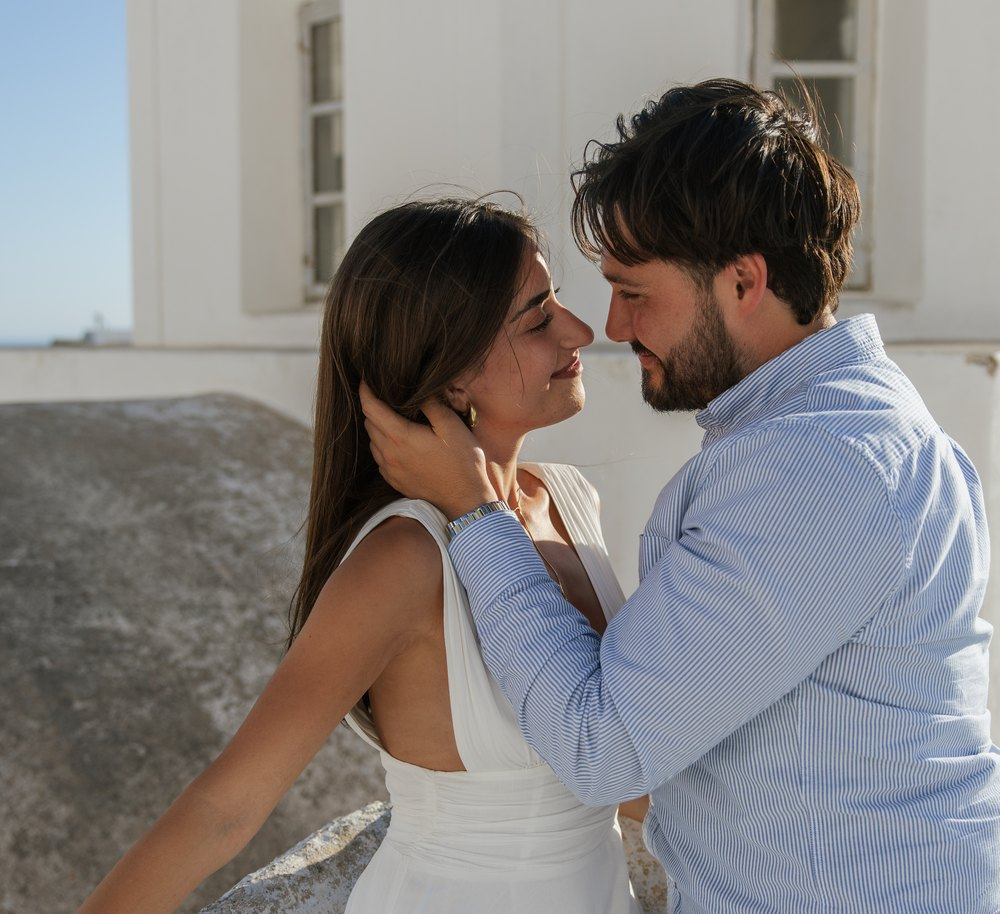
#> input picture images/strip-1.jpg, 1000 x 914 px, given in place of image.png, which was not available
$ python make_passport_svg.py
#> lines starting #> are read from the running program, lines starting #| are printed output that depends on the picture; pictures that were not available may be replaced by others from this repository, and a replacement may not be noted
"""Generates partials/passport-card.svg (the coded passport collage) and the three strip placeholder photos."""
import math, cv2

W, H = 882, 1800  # card is u wide, 2.04u tall

# ---------- heart scallops ----------
def heart_pt(t, s, cx, cy):
    x = 16 * math.sin(t) ** 3
    y = 13 * math.cos(t) - 5 * math.cos(2 * t) - 2 * math.cos(3 * t) - math.cos(4 * t)
    return cx + x * s, cy - y * s

def heart_path(s, cx, cy, n=120):
    pts = [heart_pt(2 * math.pi * i / n, s, cx, cy) for i in range(n)]
    return "M" + " L".join(f"{x:.1f} {y:.1f}" for x, y in pts) + "Z"

def scallops(s, cx, cy, r, step):
    # evenly spaced circles along the heart outline
#> called with s = 12.6, cx = 572, cy = 1165, r = 30, step = 34
    pts, n = [], 2000
    raw = [heart_pt(2 * math.pi * i / n, s, cx, cy) for i in range(n)]
    acc, last = 0, raw[0]
    pts.append(last)
    for p in raw[1:]:
        acc += math.dist(p, last); last = p
        if acc >= step:
            pts.append(p); acc = 0
    return "".join(f'<circle cx="{x:.1f}" cy="{y:.1f}" r="{r}"/>' for x, y in pts), pts

HCX, HCY = 572, 1165
outer_s, inner_s = 12.6, 9.4
sc_circles, sc_pts = scallops(outer_s, HCX, HCY, 30, 34)
ruffle_lines = "".join(
    f'<line x1="{x:.1f}" y1="{y:.1f}" x2="{HCX + (x - HCX) * .78:.1f}" y2="{HCY - 20 + (y - HCY + 20) * .78:.1f}"/>'
    for x, y in sc_pts)

PLANE = "M21 16v-2l-8-5V3.5c0-.83-.67-1.5-1.5-1.5S10 2.67 10 3.5V9l-8 5v2l8-2.5V19l-2 1.5V22l3.5-1 3.5 1v-1.5L13 19v-5.5l8 2.5z"

def petal(cx, cy, rx, ry, rot, fill="url(#petal)"):
    return f'<ellipse cx="{cx}" cy="{cy}" rx="{rx}" ry="{ry}" transform="rotate({rot} {cx} {cy})" fill="{fill}" stroke="#e6dccb" stroke-width="1.2"/>'

rose = "".join([
    petal(116, 500, 52, 30, -12), petal(156, 482, 42, 28, 38), petal(80, 478, 40, 26, -58),
    petal(150, 506, 40, 22, -18), petal(92, 508, 38, 22, 16),
    petal(134, 456, 38, 28, 12), petal(100, 458, 34, 26, -30), petal(122, 446, 28, 22, 0),
    petal(124, 478, 34, 26, 20, "url(#petalIn)"), petal(112, 484, 24, 18, -35, "url(#petalIn)"),
    petal(132, 470, 18, 14, 50, "url(#petalIn)"),
    '<circle cx="121" cy="478" r="8" fill="#ead8a0" opacity=".85"/>',
    '<path d="M100 470 C110 462 128 462 140 470" fill="none" stroke="#e2d6bf" stroke-width="1.5"/>',
])

def lily(x, y, rot, s=1):
    return (f'<g transform="translate({x} {y}) rotate({rot}) scale({s})">'
            '<path d="M0 0 C-30 -10 -48 -42 -40 -70 C-22 -60 -8 -60 0 -78 C8 -60 22 -60 40 -70 C48 -42 30 -10 0 0Z" fill="url(#petal)" stroke="#e2d8c6" stroke-width="1.2"/>'
            '<path d="M0 -6 C-14 -20 -18 -44 -12 -60 M0 -6 C14 -20 18 -44 12 -60" fill="none" stroke="#e8dfcf" stroke-width="1.2"/>'
            '<path d="M0 -4 L2 -40" stroke="#e8cf6a" stroke-width="4" stroke-linecap="round"/>'
            '<path d="M0 0 C2 10 0 22 -4 30" fill="none" stroke="#8fa77a" stroke-width="7" stroke-linecap="round"/>'
            '</g>')

svg = f'''<svg class="passport-art" viewBox="0 0 {W} {H}" preserveAspectRatio="xMidYMid slice" aria-hidden="true">
  <defs>
    <linearGradient id="pp-bg" x1="0" y1="0" x2="0" y2="1">
      <stop offset="0" stop-color="#f4eee8"/><stop offset=".55" stop-color="#f1e8de"/><stop offset="1" stop-color="#efe3d4"/>
    </linearGradient>
    <filter id="pp-linen" x="0" y="0" width="100%" height="100%">
      <feTurbulence type="fractalNoise" baseFrequency="0.9 0.012" numOctaves="2" seed="3" result="a"/>
      <feTurbulence type="fractalNoise" baseFrequency="0.012 0.9" numOctaves="2" seed="5" result="b"/>
      <feBlend in="a" in2="b" mode="multiply" result="n"/>
      <feColorMatrix in="n" type="matrix" values="0 0 0 0 .55  0 0 0 0 .45  0 0 0 0 .35  0 0 0 -.9 .62" result="tint"/>
      <feComposite in="tint" in2="SourceGraphic" operator="in" result="t"/>
      <feMerge><feMergeNode in="SourceGraphic"/><feMergeNode in="t"/></feMerge>
    </filter>
    <filter id="pp-soft" x="-30%" y="-30%" width="160%" height="160%"><feGaussianBlur stdDeviation="18"/></filter>
    <filter id="pp-shadow" x="-20%" y="-20%" width="140%" height="140%">
      <feDropShadow dx="3" dy="8" stdDeviation="9" flood-color="#6d5b44" flood-opacity=".28"/>
    </filter>
    <filter id="pp-shadow-sm" x="-20%" y="-20%" width="140%" height="140%">
      <feDropShadow dx="2" dy="4" stdDeviation="4" flood-color="#5d4e3a" flood-opacity=".3"/>
    </filter>
    <filter id="pp-emboss" x="-10%" y="-10%" width="120%" height="120%">
      <feDropShadow dx="-1.2" dy="-1.2" stdDeviation=".5" flood-color="#fff" flood-opacity=".95" result="h"/>
      <feDropShadow dx="1.5" dy="1.8" stdDeviation=".8" flood-color="#8d7a5c" flood-opacity=".65"/>
    </filter>
    <filter id="pp-paper" x="0" y="0" width="100%" height="100%">
      <feTurbulence type="fractalNoise" baseFrequency=".8" numOctaves="2" seed="9" result="n"/>
      <feColorMatrix in="n" type="matrix" values="0 0 0 0 .4  0 0 0 0 .4  0 0 0 0 .4  0 0 0 -1.2 .75" result="g"/>
      <feComposite in="g" in2="SourceGraphic" operator="in" result="t"/>
      <feMerge><feMergeNode in="SourceGraphic"/><feMergeNode in="t"/></feMerge>
    </filter>
    <filter id="pp-bw"><feColorMatrix type="saturate" values="0"/></filter>
    <linearGradient id="pp-cover" x1="0" y1="0" x2="1" y2="1">
      <stop offset="0" stop-color="#e3e1dd"/><stop offset=".5" stop-color="#d9d6d1"/><stop offset="1" stop-color="#cfccc6"/>
    </linearGradient>
    <linearGradient id="pp-env-back" x1="0" y1="0" x2="0" y2="1">
      <stop offset="0" stop-color="#c2c6cc"/><stop offset="1" stop-color="#babfc6"/>
    </linearGradient>
    <linearGradient id="pp-env-front" x1="0" y1="0" x2="0" y2="1">
      <stop offset="0" stop-color="#d1d4d9"/><stop offset="1" stop-color="#c8ccd2"/>
    </linearGradient>
    <radialGradient id="pp-wax" cx="38%" cy="32%" r="75%">
      <stop offset="0" stop-color="#faf5ea"/><stop offset=".6" stop-color="#ebe0cc"/><stop offset="1" stop-color="#d3c3a6"/>
    </radialGradient>
    <radialGradient id="pp-cushion" cx="45%" cy="40%" r="65%">
      <stop offset="0" stop-color="#fbf6ec"/><stop offset=".7" stop-color="#f1e6d3"/><stop offset="1" stop-color="#e2d2b8"/>
    </radialGradient>
    <radialGradient id="pp-ruffle" cx="50%" cy="45%" r="60%">
      <stop offset=".6" stop-color="#efe3cf"/><stop offset="1" stop-color="#e4d4b9"/>
    </radialGradient>
    <linearGradient id="pp-gold" x1="0" y1="0" x2="1" y2="1">
      <stop offset="0" stop-color="#e8cd94"/><stop offset=".5" stop-color="#b98d4d"/><stop offset="1" stop-color="#ddbf82"/>
    </linearGradient>
    <radialGradient id="petal" cx="40%" cy="35%" r="80%">
      <stop offset="0" stop-color="#ffffff"/><stop offset=".7" stop-color="#f6f1e7"/><stop offset="1" stop-color="#e3dac8"/>
    </radialGradient>
    <radialGradient id="petalIn" cx="50%" cy="50%" r="70%">
      <stop offset="0" stop-color="#f3ead6"/><stop offset="1" stop-color="#fbf8f1"/>
    </radialGradient>
    <clipPath id="pp-ph1"><rect x="0" y="0" width="212" height="196"/></clipPath>
  </defs>

  <!-- linen background + silk -->
  <rect width="{W}" height="{H}" fill="url(#pp-bg)" filter="url(#pp-linen)"/>
  <g filter="url(#pp-soft)" fill="#fff" opacity=".5" transform="rotate(-8 441 1300)">
    <path d="M-40 1060 C140 1000 300 1090 460 1040 C620 990 760 1060 940 1010 L940 1090 C760 1140 620 1070 460 1120 C300 1170 140 1080 -40 1140Z"/>
    <path d="M-40 1300 C160 1230 330 1330 500 1270 C670 1210 790 1290 940 1240 L940 1320 C790 1370 670 1290 500 1350 C330 1410 160 1310 -40 1380Z" opacity=".8"/>
    <path d="M-40 1560 C160 1500 330 1590 520 1530 C700 1470 800 1550 940 1510 L940 1610 C800 1650 700 1570 520 1630 C330 1690 160 1600 -40 1660Z" opacity=".7"/>
  </g>

  <!-- envelope back -->
  <g filter="url(#pp-shadow)">
    <rect x="158" y="548" width="632" height="502" rx="4" fill="url(#pp-env-back)"/>
  </g>
  <path d="M170 560 L480 790 L778 560Z" fill="#ece3d4"/>

  <!-- photo strip -->
  <g transform="rotate(1.6 665 390)" filter="url(#pp-shadow-sm)">
    <rect x="532" y="62" width="262" height="648" fill="#fbfbfa"/>
    <text x="543" y="98" font-size="11" fill="#555" font-family="Arial">&#x25AA;&#x25AA;</text>
    <text x="772" y="330" font-size="11" fill="#555" font-family="Arial">&#x25AA;&#x25AA;</text>
    <g transform="translate(557 78)"><rect width="212" height="196" fill="#bbb"/>
      <image href="images/strip-1.jpg" width="212" height="196" preserveAspectRatio="xMidYMid slice" clip-path="url(#pp-ph1)" filter="url(#pp-bw)"/></g>
    <g transform="translate(557 288)"><rect width="212" height="196" fill="#bbb"/>
      <image href="images/strip-2.jpg" width="212" height="196" preserveAspectRatio="xMidYMid slice" clip-path="url(#pp-ph1)" filter="url(#pp-bw)"/></g>
    <g transform="translate(557 498)"><rect width="212" height="196" fill="#bbb"/>
      <image href="images/strip-3.jpg" width="212" height="196" preserveAspectRatio="xMidYMid slice" clip-path="url(#pp-ph1)" filter="url(#pp-bw)"/></g>
  </g>

  <!-- passport -->
  <g transform="rotate(-2.5 355 425)" filter="url(#pp-shadow)">
    <rect x="148" y="160" width="412" height="530" rx="24" fill="url(#pp-cover)" filter="url(#pp-paper)"/>
    <rect x="148" y="160" width="26" height="530" rx="12" fill="#fff" opacity=".35"/>
    <rect x="160" y="172" width="388" height="506" rx="16" fill="none" stroke="#f3f1ec" stroke-width="2" stroke-dasharray="7 6" opacity=".9"/>
    <g fill="#4a4846">
      <text x="355" y="268" text-anchor="middle" font-family="Ms Madi, cursive" font-size="92" stroke="#4a4846" stroke-width="1.6">Wedding</text>
      <text x="358" y="330" text-anchor="middle" font-family="Cormorant SC, serif" font-weight="600" font-size="34" letter-spacing="4">PASSPORT</text>
      <ellipse cx="370" cy="455" rx="108" ry="98" fill="none" stroke="#5a5856" stroke-width="1.6"/>
      <path d="M262 515 C300 495 360 520 420 540 C470 556 520 548 548 532" fill="none" stroke="#4a4846" stroke-width="2.4" stroke-linecap="round"/>
      <path d="M392 360 C420 352 452 356 470 340" fill="none" stroke="#4a4846" stroke-width="2.2" stroke-linecap="round"/>
      <text x="338" y="470" text-anchor="middle" font-family="Pinyon Script, cursive" font-size="150">T</text>
      <text x="402" y="532" text-anchor="middle" font-family="Cormorant Garamond, serif" font-weight="500" font-size="132">E</text>
      <g stroke="#4a4846" stroke-width="2" fill="#4a4846">
        <path d="M262 545 C276 530 292 522 308 520" fill="none"/>
        <ellipse cx="274" cy="526" rx="9" ry="4" transform="rotate(-40 274 526)"/>
        <ellipse cx="288" cy="518" rx="9" ry="4" transform="rotate(-50 288 518)"/>
        <ellipse cx="282" cy="540" rx="9" ry="4" transform="rotate(20 282 540)"/>
        <ellipse cx="298" cy="532" rx="9" ry="4" transform="rotate(10 298 532)"/>
      </g>
      <text x="376" y="642" text-anchor="middle" font-family="Cormorant SC, serif" font-weight="700" font-size="28" letter-spacing="4">ARMENIA</text>
    </g>
  </g>

  <!-- rose (behind the front pocket) -->
  <path d="M150 520 C180 560 210 590 240 640" fill="none" stroke="#7f9a6c" stroke-width="5" stroke-linecap="round"/>
  <path d="M168 548 C150 540 128 552 112 590 C140 588 160 572 168 548Z" fill="#8aa576"/>
  <path d="M190 560 C200 534 222 520 240 516 C236 540 214 556 190 560Z" fill="#9ab285"/>
  <g filter="url(#pp-shadow-sm)">{rose}</g>

  <!-- envelope front pocket -->
  <g filter="url(#pp-shadow-sm)">
    <path d="M158 566 L480 800 L790 562 L790 1050 L158 1050Z" fill="url(#pp-env-front)"/>
  </g>
  <path d="M158 1050 L430 830 M790 1050 L530 830" stroke="#dde1e7" stroke-width="2" opacity=".8"/>
  <path d="M480 800 C440 760 400 720 352 690" fill="none" stroke="url(#pp-gold)" stroke-width="2.2"/>

  <!-- wax seal -->
  <g filter="url(#pp-shadow-sm)">
    <path fill="url(#pp-wax)" d="M480 732 C520 730 552 760 553 802 C555 842 524 874 482 875 C440 877 408 846 407 804 C406 762 440 733 480 732Z"/>
  </g>
  <circle cx="480" cy="804" r="50" fill="none" stroke="#e3d6bf" stroke-width="3" filter="url(#pp-emboss)"/>
  <g transform="translate(480 806) scale(2.6) translate(-12 -12)" fill="#ece2d0" filter="url(#pp-emboss)"><path d="{PLANE}"/></g>

  <!-- calla lilies + ribbon -->
  <g fill="none" stroke-linecap="round" filter="url(#pp-shadow-sm)">
    <path d="M110 1440 C170 1400 240 1395 300 1345 C318 1330 330 1350 318 1362 C300 1380 280 1350 300 1345 C350 1385 400 1420 470 1428" stroke="#e7e1d6" stroke-width="9"/>
    <path d="M110 1440 C170 1400 240 1395 300 1345 C318 1330 330 1350 318 1362 C300 1380 280 1350 300 1345 C350 1385 400 1420 470 1428" stroke="#fdfcf9" stroke-width="6"/>
    <path d="M300 1345 C290 1395 268 1430 240 1470" stroke="#e7e1d6" stroke-width="9"/>
    <path d="M300 1345 C290 1395 268 1430 240 1470" stroke="#fdfcf9" stroke-width="6"/>
  </g>
  <path d="M262 1150 C276 1220 290 1280 300 1350 M300 1210 C304 1260 304 1300 300 1350" fill="none" stroke="#8fa77a" stroke-width="7" stroke-linecap="round"/>
  <g filter="url(#pp-shadow-sm)">
    {lily(250, 1150, -25, 1.05)}
    {lily(300, 1225, 15, .95)}
  </g>

  <!-- ruffled heart -->
  <g filter="url(#pp-shadow)">
    <g fill="url(#pp-ruffle)">{sc_circles}<path d="{heart_path(outer_s, HCX, HCY)}"/></g>
  </g>
  <g stroke="#dccbaf" stroke-width="1.5" opacity=".3">{ruffle_lines}</g>
  <g filter="url(#pp-shadow-sm)">
    <path d="{heart_path(inner_s, HCX, HCY - 10)}" fill="url(#pp-cushion)"/>
  </g>
  <g fill="#4d4a46" font-family="Cormorant SC, serif" text-anchor="middle">
    <text x="{HCX}" y="1140" font-size="27" font-weight="600" letter-spacing="5">SAVE OUR DATE</text>
    <text x="{HCX}" y="1196" font-size="40" font-weight="600" letter-spacing="6">07.22.2027</text>
  </g>
  <path d="M492 1236 C540 1262 600 1272 626 1252 C640 1240 630 1222 616 1228 C600 1236 612 1256 628 1248 C650 1238 670 1236 690 1240" fill="none" stroke="url(#pp-gold)" stroke-width="2"/>
  <g transform="translate(478 1228) rotate(-70) scale(1.6) translate(-12 -12)" fill="url(#pp-gold)"><path d="{PLANE}"/></g>
</svg>'''
open('/home/ubuntu/wedding-site/partials/passport-card.svg', 'w').write(svg)

# ---------- strip placeholders (cut from the reference screenshot) ----------
A = cv2.imread('/home/ubuntu/attachments/1c7d5645-67a9-452f-b24a-870968c5d8fb/image.png')
#> A is the input picture: shape (914, 1000, 3); mean B, G, R 128.9, 129.7, 133.3
S = 1920 / 1568
ox, oy = 718 * S, 349 * S
for i, (x0, y0, x1, y1) in enumerate([(557, 82, 768, 278), (552, 292, 760, 488), (545, 505, 752, 702)], 1):
    im = A[int(oy + y0 / 6):int(oy + y1 / 6), int(ox + x0 / 6):int(ox + x1 / 6)]
    im = cv2.resize(im, (640, int(640 * im.shape[0] / im.shape[1])), interpolation=cv2.INTER_CUBIC)
    cv2.imwrite(f'/home/ubuntu/wedding-site/images/strip-{i}.jpg', im, [cv2.IMWRITE_JPEG_QUALITY, 88])
#> this loop made 3 passes
#> pass 1, `im = A[int(oy + y0 / 6):int(oy + y1 / 6), int(ox + x0 / 6):int(ox + x1..`:
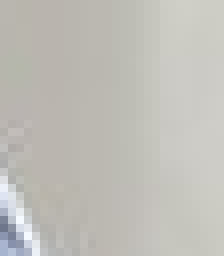
#> im: shape (32, 28, 3) (shown 8 times larger); mean B, G, R 184.4, 190.3, 191.9
#> pass 2, `im = A[int(oy + y0 / 6):int(oy + y1 / 6), int(ox + x0 / 6):int(ox + x1..`:
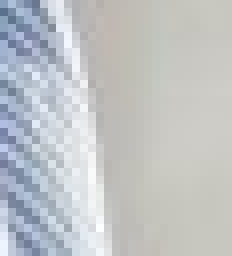
#> im: shape (32, 29, 3) (shown 8 times larger); mean B, G, R 196.9, 194.9, 191.7
#> pass 2, `im = cv2.resize(im, (640, int(640 * im.shape[0] / im.shape[1])), inter..`:
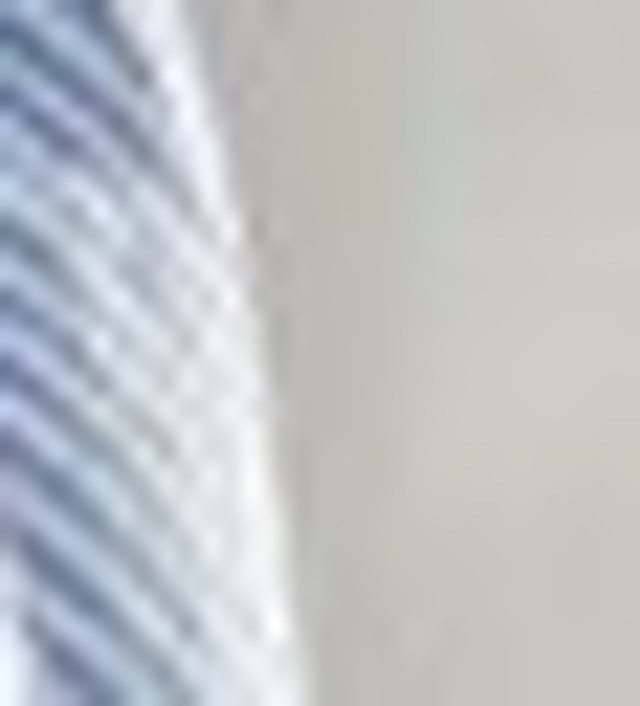
#> im: shape (706, 640, 3); mean B, G, R 196.9, 194.9, 191.7
print('ok')
